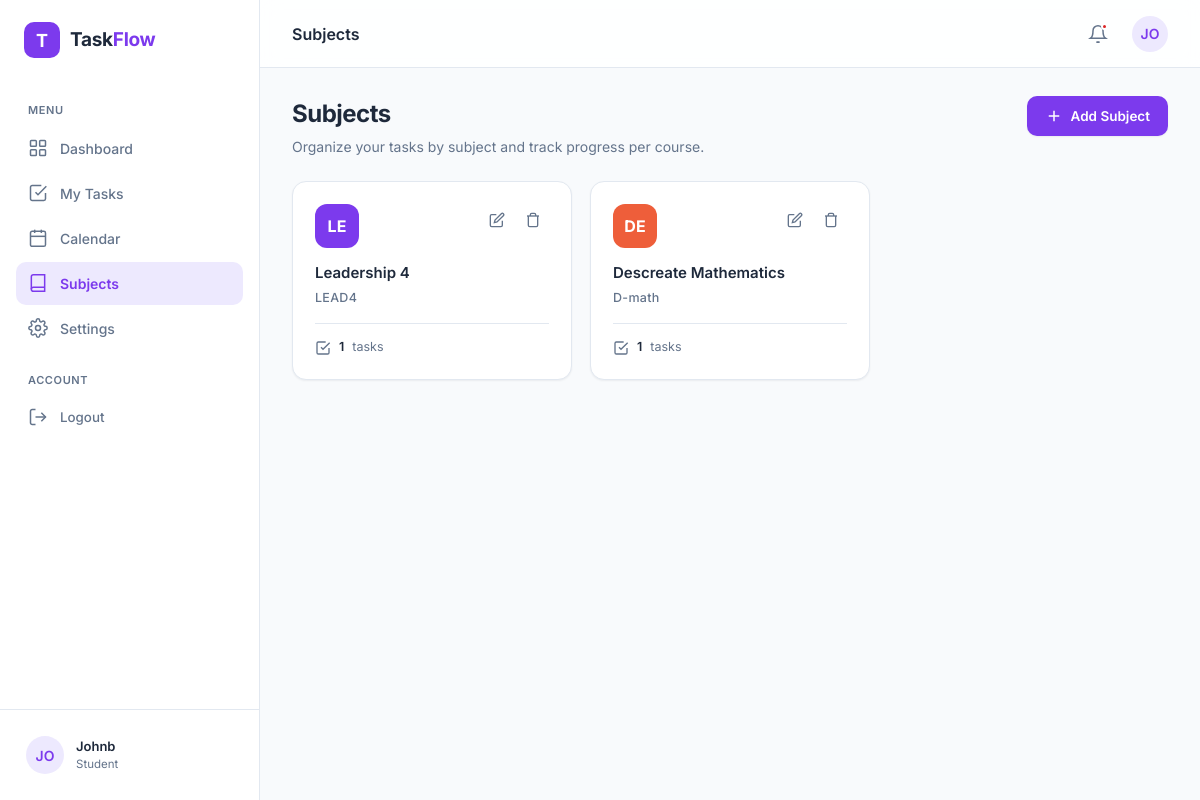
/subjects/ (signed in), run on the app's committed database.
### tasks/models.py (models this page shows, shortened)
class Subject(models.Model):
    user = models.ForeignKey(User, on_delete=models.CASCADE)
    name = models.CharField(max_length=100)
    code = models.CharField(max_length=20)
    color = models.CharField(max_length=7, default='#7C3AED')
    created_at = models.DateTimeField(auto_now_add=True)

### tasks/views.py (the view)
# urls.py: path('subjects/', views.subjects, name='subjects'),
@login_required
def subjects(request):
    subjects = Subject.objects.filter(user=request.user)
    context = {
        'subjects': subjects,
    }
    return render(request, 'tasks/subjects.html', context)

### templates/tasks/subjects.html (shortened to what this page needs)
{% extends 'base.html' %}
{% load static %}
{% block page_title %}Subjects{% endblock %}
{% block content %}
<div class="page-header">
  <div>
    <h1 class="page-title">Subjects</h1>
    <p class="page-subtitle">Organize your tasks by subject and track progress per course.</p>
  </div>
  <div class="header-actions">
    <a href="{% url 'add_subject' %}" class="btn btn-primary">
      <svg viewBox="0 0 24 24" fill="none" stroke="currentColor"><line x1="12" y1="5" x2="12" y2="19"/><line x1="5" y1="12" x2="19" y2="12"/></svg>
      Add Subject
    </a>
  </div>
</div>
<div class="subjects-grid">
  {% for subject in subjects %}
  <div class="subject-card">
    <div class="subject-top">
      <div class="subject-color" style="background:{{ subject.color }}">{{ subject.name|slice:":2"|upper }}</div>
      <div class="subject-actions">
        <a href="{% url 'edit_subject' subject.id %}" class="row-btn" title="Edit">
          <svg viewBox="0 0 24 24" fill="none" stroke="currentColor"><path d="M11 4H4a2 2 0 0 0-2 2v14a2 2 0 0 0 2 2h14a2 2 0 0 0 2-2v-7"/><path d="M18.5 2.5a2.121 2.121 0 0 1 3 3L12 15l-4 1 1-4 9.5-9.5z"/></svg>
        </a>
        <form method="POST" action="{% url 'delete_subject' subject.id %}" style="display:inline;" onsubmit="return confirm('Are you sure you want to delete this subject?');">
          <button type="submit" class="row-btn danger" title="Delete">
            <svg viewBox="0 0 24 24" fill="none" stroke="currentColor"><polyline points="3 6 5 6 21 6"/><path d="M19 6v14a2 2 0 0 1-2 2H7a2 2 0 0 1-2-2V6m3 0V4a2 2 0 0 1 2-2h4a2 2 0 0 1 2 2v2"/></svg>
          </button>
        </form>
      </div>
    </div>
    <div class="subject-name">{{ subject.name }}</div>
    <div class="subject-code">{{ subject.code }}</div>
    <div class="subject-meta">
      <svg width="16" height="16" viewBox="0 0 24 24" fill="none" stroke="currentColor" stroke-width="2"><path d="M9 11l3 3L22 4"/><path d="M21 12v7a2 2 0 0 1-2 2H5a2 2 0 0 1-2-2V5a2 2 0 0 1 2-2h11"/></svg>
      <strong>{{ subject.task_set.count }}</strong> tasks
    </div>
  </div>
  {% empty %}
  <div class="card card-pad" style="grid-column: 1 / -1; text-align: center; padding: 40px;">
    <p style="color: var(--text-2); font-size: 14px;">No subjects yet. Click "Add Subject" to get started!</p>
  </div>
  {% endfor %}
</div>
{% endblock %}

### templates/base.html (shortened to what this page needs)
{% load static %}
<!DOCTYPE html>
<html lang="en">
<head>
<link rel="stylesheet" href="{% static 'css/styles.css' %}">
</head>
<body>
<div class="app">
  <aside class="sidebar">
    <div class="sidebar-logo">
      <div class="logo-mark">T</div>
      <div class="logo-text">Task<span>Flow</span></div>
    </div>
    <nav class="sidebar-nav">
      <div class="nav-label">Menu</div>
      <a href="{% url 'dashboard' %}" class="nav-item {% if request.resolver_match.url_name == 'dashboard' %}active{% endif %}">
        <svg viewBox="0 0 24 24" fill="none" stroke="currentColor"><rect x="3" y="3" width="7" height="7" rx="1"/><rect x="14" y="3" width="7" height="7" rx="1"/><rect x="3" y="14" width="7" height="7" rx="1"/><rect x="14" y="14" width="7" height="7" rx="1"/></svg>
        Dashboard
      </a>
      <a href="{% url 'my_tasks' %}" class="nav-item {% if request.resolver_match.url_name == 'my_tasks' %}active{% endif %}">
        <svg viewBox="0 0 24 24" fill="none" stroke="currentColor"><path d="M9 11l3 3L22 4"/><path d="M21 12v7a2 2 0 0 1-2 2H5a2 2 0 0 1-2-2V5a2 2 0 0 1 2-2h11"/></svg>
        My Tasks
      </a>
      <a href="{% url 'calendar' %}" class="nav-item {% if request.resolver_match.url_name == 'calendar' %}active{% endif %}">
        <svg viewBox="0 0 24 24" fill="none" stroke="currentColor"><rect x="3" y="4" width="18" height="18" rx="2"/><line x1="16" y1="2" x2="16" y2="6"/><line x1="8" y1="2" x2="8" y2="6"/><line x1="3" y1="10" x2="21" y2="10"/></svg>
        Calendar
      </a>
      <a href="{% url 'subjects' %}" class="nav-item {% if request.resolver_match.url_name == 'subjects' %}active{% endif %}">
        <svg viewBox="0 0 24 24" fill="none" stroke="currentColor"><path d="M4 19.5A2.5 2.5 0 0 1 6.5 17H20"/><path d="M6.5 2H20v20H6.5A2.5 2.5 0 0 1 4 19.5v-15A2.5 2.5 0 0 1 6.5 2z"/></svg>
        Subjects
      </a>
      <a href="{% url 'settings' %}" class="nav-item {% if request.resolver_match.url_name == 'settings' %}active{% endif %}">
        Settings
      </a>
      <div class="nav-label" style="margin-top:8px">Account</div>
      <form method="POST" action="{% url 'logout' %}" style="margin:0; padding:0;">
        <button type="submit" class="nav-item" style="width:100%; text-align:left; background:none; border:none; cursor:pointer;">
          <svg viewBox="0 0 24 24" fill="none" stroke="currentColor"><path d="M9 21H5a2 2 0 0 1-2-2V5a2 2 0 0 1 2-2h4"/><polyline points="16 17 21 12 16 7"/><line x1="21" y1="12" x2="9" y2="12"/></svg>
          Logout
        </button>
      </form>
    </nav>
    <div class="sidebar-footer">
      <div class="user-card">
        <div class="avatar">{{ request.user.username|slice:":2"|upper }}</div>
        <div class="user-info">
          <div class="user-name">{{ request.user.username|capfirst }}</div>
          <div class="user-role">Student</div>
        </div>
      </div>
    </div>
  </aside>
  <div class="main">
    <header class="topbar">
      <div class="topbar-title">{% block page_title %}Page{% endblock %}</div>
      <div class="topbar-right">
        <button class="icon-btn" aria-label="Notifications">
          <svg viewBox="0 0 24 24" fill="none" stroke="currentColor"><path d="M18 8A6 6 0 0 0 6 8c0 7-3 9-3 9h18s-3-2-3-9"/><path d="M13.73 21a2 2 0 0 1-3.46 0"/></svg>
          <span class="dot"></span>
        </button>
        <div class="avatar" style="width:36px;height:36px">{{ request.user.username|slice:":2"|upper }}</div>
      </div>
    </header>
    <main class="content">
      {% block content %}
      {% endblock %}
    </main>
  </div>
</div>
</body>
</html>

### data on the page
Subject: name "LE", name "Leadership 4", code "LEAD4", task_set.count "1"
Subject: name "DE", name "Descreate Mathematics", code "D-math", task_set.count "1"

### other printed values
{{ request.user.username|slice:":2"|upper }} "JO"
{{ request.user.username|capfirst }} "Johnb"
